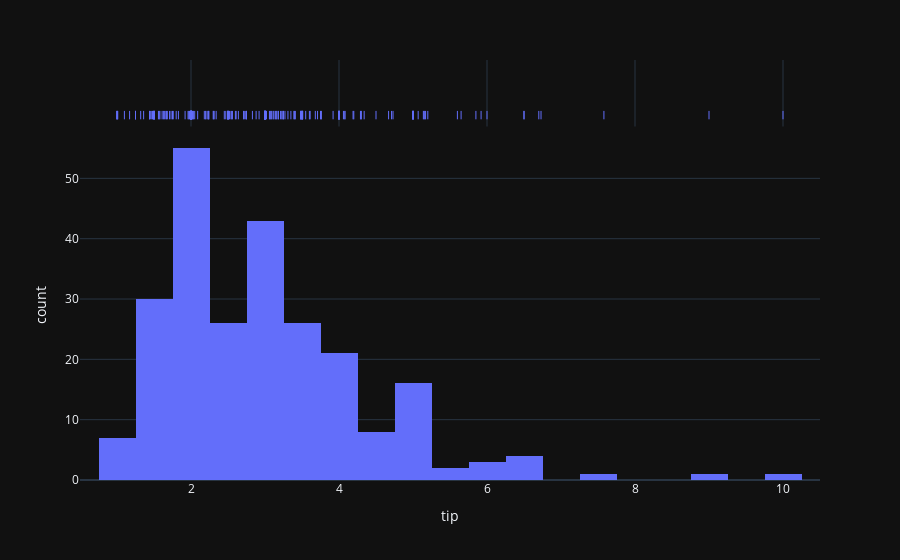

The cell this chart's notebook holds for it:
### Markdown cell above
## Histogram
> A histogram takes as input a numeric variable only. The variable is cut into several bins,
and the number of observation per bin is represented by the height of the bar. It is
possible to represent the distribution of several variable on the same axis using this
technique.

### Code cell
fig = px.histogram(data_frame=df,
                   x = "tip",
                   marginal="rug")

fig.show()

### Figure 1 — Plotly figure (JSON) as saved in the notebook; plotly's stock layout.template omitted (floating-point values rounded to 4 significant figures; data arrays with more than 128 entries replaced by an {"elided": "..."} marker saying what was removed)
{"data": [{"alignmentgroup": "True", "bingroup": "x", "hovertemplate": "tip=%{x}<br>count=%{y}<extra></extra>", "legendgroup": "", "marker": {"color": "#636efa", "pattern": {"shape": ""}}, "name": "", "offsetgroup": "", "orientation": "v", "showlegend": false, "x": {"elided": "244 float values"}, "xaxis": "x", "yaxis": "y", "type": "histogram"}, {"alignmentgroup": "True", "boxpoints": "all", "fillcolor": "rgba(255,255,255,0)", "hoveron": "points", "hovertemplate": "tip=%{x}<extra></extra>", "jitter": 0, "legendgroup": "", "line": {"color": "rgba(255,255,255,0)"}, "marker": {"color": "#636efa", "symbol": "line-ns-open"}, "name": "", "offsetgroup": "", "showlegend": false, "x": {"elided": "244 float values"}, "xaxis": "x2", "yaxis": "y2", "type": "box"}], "layout": {"xaxis": {"anchor": "y", "domain": [0.0, 1.0], "title": {"text": "tip"}}, "yaxis": {"anchor": "x", "domain": [0.0, 0.8316], "title": {"text": "count"}}, "xaxis2": {"anchor": "y2", "domain": [0.0, 1.0], "matches": "x", "showticklabels": false, "showgrid": true}, "yaxis2": {"anchor": "x2", "domain": [0.8416, 1.0], "matches": "y2", "showticklabels": false, "showline": false, "ticks": "", "showgrid": false}, "legend": {"tracegroupgap": 0}, "margin": {"t": 60}, "barmode": "relative"}}
